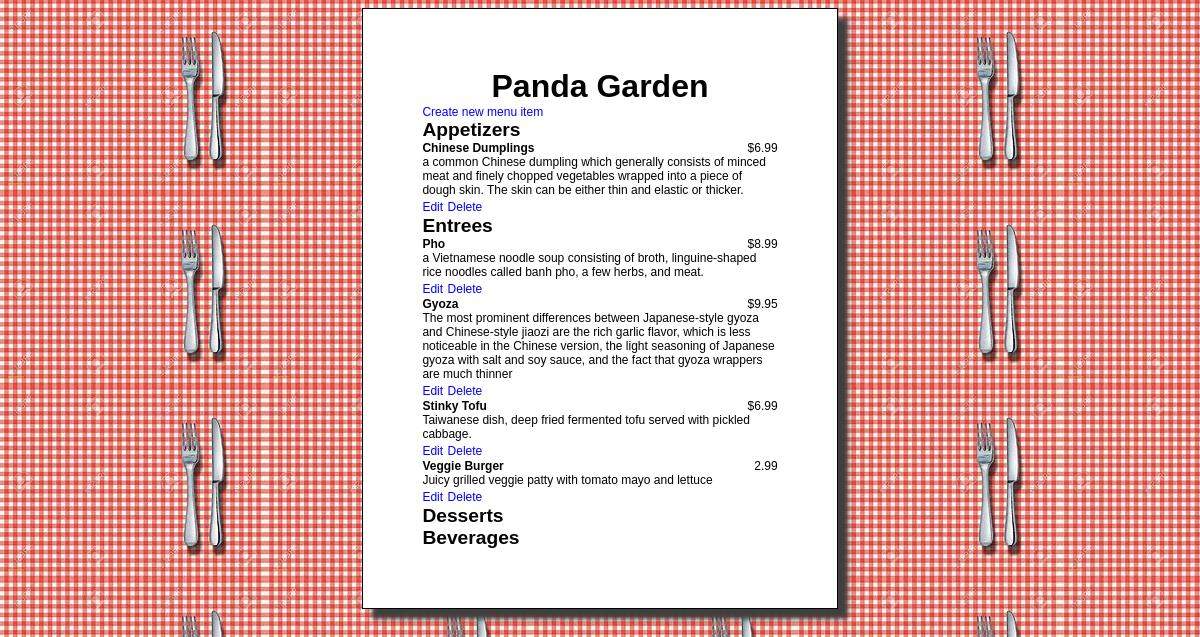
Page /restaurants/4/menu/ on the committed database.
### database_setup.py (models this page shows, shortened)
class Restaurant(Base):
    __tablename__ = 'restaurant'
    name = Column(String(80), nullable = False)
    id = Column(Integer, primary_key = True)

class MenuItem(Base):
    __tablename__ = 'menu_item'
    name = Column(String(80), nullable = False)
    id = Column(Integer, primary_key = True)
    course = Column(String(250))
    description = Column(String(250))
    price = Column(String(8))
    restaurant_id = Column(Integer, ForeignKey('restaurant.id'))
    restaurant = relationship(Restaurant)

### finalproject.py (the view)
@app.route('/restaurants/<int:restaurant_id>/')
@app.route('/restaurants/<int:restaurant_id>/menu/')
def showMenu(restaurant_id):
    restaurant = session.query(Restaurant).filter_by(id=restaurant_id).one()
    items = session.query(MenuItem).filter_by(restaurant_id=restaurant.id)
    if items ==[{}]:
        flash('You have no menu items')
    return render_template('restaurantmenu.html', restaurant=restaurant, items=items)

### templates/restaurantmenu.html (shortened to what this page needs)
<html>
    <head>
            <link rel=stylesheet type=text/css href={{ url_for('static', filename='tempstyle17.css')}}
    </head>
    <body>
        <div>
        <h1>{{restaurant.name}}</h1>
        <a href="{{url_for('newMenuItem', restaurant_id=restaurant.id)}}">Create new menu item</a>
        {% if message != 'You have no menu items'  %}
                <h2>Appetizers</h2>
                {% for i in items %}
                    {% if i.course == 'Appetizer': %}
                        <a class='name'>{{i.name}}</a>
                        <a class='price'>  {{i.price}}</a>
                        <a class='description'>{{i.description}}</a></br>
                        <a href="{{url_for('editMenuItem', restaurant_id=restaurant.id, menu_id=i.id)}}">Edit</a>
                        <a href="{{url_for('deleteMenuItem', restaurant_id=restaurant.id, menu_id=i.id)}}">Delete</a>
                    {% endif %}
                {% endfor %}
                <h2>Entrees</h2>
                {% for i in items %}
                    {% if i.course == 'Entree': %}
                        <a class='name'>{{i.name}}</a>
                        <a class='price'>  {{i.price}}</a>
                        <a class='description'>{{i.description}}</a></br>
                        <a href="{{url_for('editMenuItem', restaurant_id=restaurant.id, menu_id=i.id)}}">Edit</a>
                        <a href="{{url_for('deleteMenuItem', restaurant_id=restaurant.id, menu_id=i.id)}}">Delete</a>
                    {% endif %}
                {% endfor %}
                <h2>Desserts</h2>
                <h2>Beverages</h2>
        {% endif %}
    </div>
    </body>
</html>

### static/tempstyle17.css (style rules this page uses)
body { font-family: sans-serif; background-color: #dad6d6; background-image: url("forkandknife.jpg"); }
h1, h2, h3 { color: #030303; font-family: 'arial', sans-serif; margin: 0; }
h1 { text-align: center }
h2 { font-size: 1.2em; text-align: left; }
a { text-decoration: none; color: blue; font-size: .75em; text-align: left; }
div { margin: auto; width: 30%; height: auto; border: 1px solid black; background-color: white; padding: 5%; box-shadow: 10px 10px 5px rgb(63, 63, 63); }
.name { color: black; width: 50%; display: inline-block; font-weight: bold; }
.description { color: black; width: 100%; display: inline-block; }
.price { color: black; text-align: right; width: 50%; float: right; }

### rows in the picture
Restaurant: name "Panda Garden"
MenuItem: name "Chinese Dumplings", price "$6.99", description "a common Chinese dumpling which generally consists of minced meat and finely chopped vegetables wrapped into a piece of dough skin. The skin can be either thin and elastic or thicker."
MenuItem: name "Pho", price "$8.99", description "a Vietnamese noodle soup consisting of broth, linguine-shaped rice noodles called banh pho, a few herbs, and meat."
MenuItem: name "Gyoza", price "$9.95", description "The most prominent differences between Japanese-style gyoza and Chinese-style jiaozi are the rich garlic flavor, which is less noticeable in the Chinese version, the light seasoning of Japanese gyoza with salt and soy sauce, and the fact that gyoza wrappers are much thinner"
MenuItem: name "Stinky Tofu", price "$6.99", description "Taiwanese dish, deep fried fermented tofu served with pickled cabbage."
MenuItem: name "Veggie Burger", price "2.99", description "Juicy grilled veggie patty with tomato mayo and lettuce"
